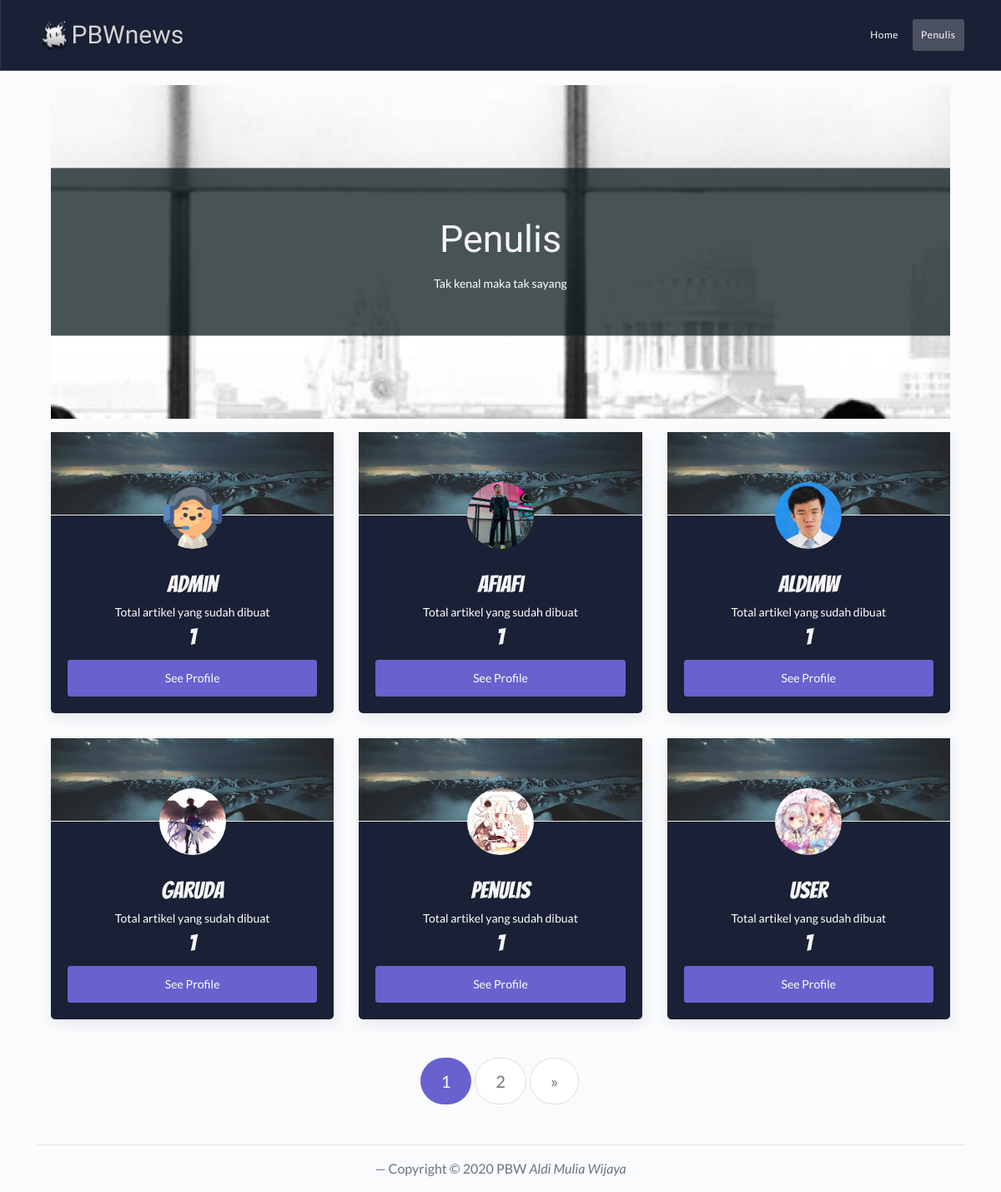
/index.php/blog/about, run on the app's committed database.
### tables this page shows
CREATE TABLE `user` (
  `ID` int(11) NOT NULL,
  `name` varchar(255) NOT NULL,
  `username` varchar(255) NOT NULL,
  `password` varchar(255) NOT NULL,
  `status` int(11) DEFAULT NULL,
  `foto` varchar(255) DEFAULT NULL,
  `profil` text DEFAULT NULL
);

### index.php (called while the page is built, shortened)
<?php
require_once BASEPATH.'core/CodeIgniter.php';

### application/config/config.php (called while the page is built, shortened)
<?php
$config['base_url'] = ((isset($_SERVER['HTTPS']) && $_SERVER['HTTPS'] == "on") ? "https" : "http");
$config['base_url'] .= "://" . $_SERVER['HTTP_HOST'];
$config['base_url'] .= str_replace(basename($_SERVER['SCRIPT_NAME']), "", $_SERVER['SCRIPT_NAME']);
$config['index_page'] = '';
$config['uri_protocol']	= 'REQUEST_URI';
$config['url_suffix'] = '';
$config['language']	= 'english';
$config['charset'] = 'UTF-8';
$config['enable_hooks'] = FALSE;
$config['subclass_prefix'] = 'MY_';
$config['composer_autoload'] = FALSE;
$config['permitted_uri_chars'] = 'a-z 0-9~%.:_\-';
$config['enable_query_strings'] = FALSE;
$config['controller_trigger'] = 'c';
$config['function_trigger'] = 'm';
$config['directory_trigger'] = 'd';
$config['allow_get_array'] = TRUE;
$config['log_threshold'] = 0;
$config['log_path'] = '';
$config['log_file_extension'] = '';
$config['log_file_permissions'] = 0644;
$config['log_date_format'] = 'Y-m-d H:i:s';
$config['error_views_path'] = '';
$config['cache_path'] = '';
$config['cache_query_string'] = FALSE;
$config['encryption_key'] = '';
$config['sess_driver'] = 'files';
$config['sess_cookie_name'] = 'ci_session';
$config['sess_expiration'] = 7200;
$config['sess_save_path'] = NULL;
$config['sess_match_ip'] = FALSE;
$config['sess_time_to_update'] = 300;
$config['sess_regenerate_destroy'] = FALSE;
$config['cookie_prefix']	= '';
$config['cookie_domain']	= '';
$config['cookie_path']		= '/';
$config['cookie_secure']	= FALSE;
$config['cookie_httponly'] 	= FALSE;
$config['standardize_newlines'] = FALSE;
$config['global_xss_filtering'] = FALSE;
$config['csrf_protection'] = FALSE;
$config['csrf_token_name'] = 'csrf_test_name';
$config['csrf_cookie_name'] = 'csrf_cookie_name';
$config['csrf_expire'] = 7200;
$config['csrf_regenerate'] = TRUE;
$config['csrf_exclude_uris'] = array();
$config['compress_output'] = FALSE;
$config['time_reference'] = 'local';
$config['rewrite_short_tags'] = FALSE;
$config['proxy_ips'] = '';

### application/models/User_model.php (called while the page is built, shortened)
<?php
class User_model extends CI_Model{
    private $table_name= "user";
    public function jumlah_user(){
        return $this->db->count_all($this->table_name);
    }
    function list_user($limit, $start){
        $this->db->order_by('username');
        return $this->db->get($this->table_name, $limit, $start)->result_array();
    }
}
?>

### application/views/page/blog/about.php (the view)
<?php $i=0;?>
<div class="col">
	<div class="row my-3">
		<div class="col">
			<div class="parallax-abo">
				<div class="panel-paralax text-center container-fluid" id="">
					<h2 class="title-about">Penulis</h2>
					<p class="mb-0">
						Tak kenal maka tak sayang
					</p>
				</div>
			</div>
		</div>
	</div>
    <div class="row my-3">
    	<?php foreach ($user as $row) : ?>
    	<div class="col-lg-4 col-sm-6">
    		<?php
				if($row["foto"]){
					$foto = 'assets/img/profil/'.$row["foto"];
				}
				else $foto = 'assets/img/profil/profil0.png';
            ?>
    		<div class="card card-profile bg-dark text-white">
    			<div class="card-header backprofil">
    				<div class="profile-picture">
    					<div class="avatar avatar-xl">
                            <img src="<?= base_url($foto)?>" alt="..." class="avatar-img rounded-circle">
    					</div>
    				</div>
    			</div>
    			<div class="card-body text-center">
    				<h4 class="card-title title-profil">
						<?= $row["username"] ?>
					</h4>
    				<div class="card-text">
    					Total artikel yang sudah dibuat
						<h4 class="title-profil">
							<?php foreach ($berita as $wow) : ?>
								<?php
									if($wow["brt_admin"]==$row["ID"]){
										$i++;
									}
								?>
							<?php endforeach ?>
							<?= $i ?>
						</h4>
    				</div>
    				<a href="<?= base_url('blog/thor/') ?><?= $row["ID"] ?>" class="btn btn-secondary btn-block">See Profile</a>
    			</div>
    		</div>
    	</div>
		<?php $i=0;?>
    	<?php endforeach ?>
    </div>
	<?= $this->pagination->create_links(); ?>
</div>

### assets/css/bg.css (style rules this page uses)
body { background-image: url("../img/wallpaper/bg01.png"); background-repeat: no-repeat; background-size: cover; background-position: right top; background-attachment: fixed; margin-top: 5em; }

### assets/css/style.css (style rules this page uses)
.parallax-abo { background-image: url("../img/wallpaper/people.jpg"); height: 400px; width: auto; background-attachment: fixed; background-position: center; background-repeat: no-repeat; background-size: cover; }
.backprofil { background-image: url("../img/ice-mountain.jpg"); background-size: cover; background-position: center; }
.panel-paralax { background-color: rgba(15, 29, 32, 0.76); color: white; display: block; padding: 55px 15px 50px; position: relative; width: 100%; top: 50%; left: 50%; transform: translate(-50%, -50%); }
.title-about { color: whitesmoke; font-family: 'Nerko One', cursive; font-size: 2.8rem; }
.title-profil { color: whitesmoke; font-family: 'Bangers', cursive; font-size: 1.75rem; }

### data on the page
user: foto (picture), username "admin", i "1"
user: foto (picture), username "afiafi", i "1"
user: foto (picture), username "aldimw", i "1"
user: foto (picture), username "garuda", i "1"
user: foto (picture), username "penulis", i "1"
user: foto (picture), username "user", i "1"

### other printed values
$this->pagination->create_links() "1 2 »"
